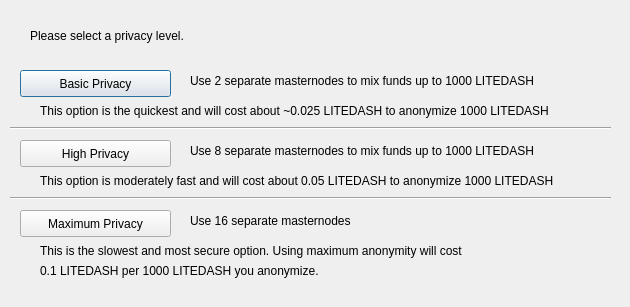
<?xml version="1.0" encoding="UTF-8"?>
<ui version="4.0">
 <class>DarksendConfig</class>
 <widget class="QDialog" name="DarksendConfig">
  <property name="geometry">
   <rect>
    <x>0</x>
    <y>0</y>
    <width>630</width>
    <height>307</height>
   </rect>
  </property>
  <property name="windowTitle">
   <string>Configure Darksend</string>
  </property>
  <widget class="QPushButton" name="buttonBasic">
   <property name="geometry">
    <rect>
     <x>20</x>
     <y>70</y>
     <width>151</width>
     <height>27</height>
    </rect>
   </property>
   <property name="text">
    <string>Basic Privacy</string>
   </property>
  </widget>
  <widget class="QPushButton" name="buttonHigh">
   <property name="geometry">
    <rect>
     <x>20</x>
     <y>140</y>
     <width>151</width>
     <height>27</height>
    </rect>
   </property>
   <property name="text">
    <string>High Privacy</string>
   </property>
  </widget>
  <widget class="QPushButton" name="buttonMax">
   <property name="geometry">
    <rect>
     <x>20</x>
     <y>210</y>
     <width>151</width>
     <height>27</height>
    </rect>
   </property>
   <property name="text">
    <string>Maximum Privacy</string>
   </property>
  </widget>
  <widget class="QLabel" name="label">
   <property name="geometry">
    <rect>
     <x>30</x>
     <y>20</y>
     <width>571</width>
     <height>31</height>
    </rect>
   </property>
   <property name="text">
    <string>Please select a privacy level.</string>
   </property>
  </widget>
  <widget class="QLabel" name="label_2">
   <property name="geometry">
    <rect>
     <x>190</x>
     <y>70</y>
     <width>421</width>
     <height>21</height>
    </rect>
   </property>
   <property name="text">
    <string>Use 2 separate masternodes to mix funds up to 1000 LITEDASH</string>
   </property>
  </widget>
  <widget class="QLabel" name="label_3">
   <property name="geometry">
    <rect>
     <x>190</x>
     <y>140</y>
     <width>411</width>
     <height>21</height>
    </rect>
   </property>
   <property name="text">
    <string>Use 8 separate masternodes to mix funds up to 1000 LITEDASH</string>
   </property>
  </widget>
  <widget class="QLabel" name="label_4">
   <property name="geometry">
    <rect>
     <x>190</x>
     <y>210</y>
     <width>421</width>
     <height>21</height>
    </rect>
   </property>
   <property name="text">
    <string>Use 16 separate masternodes</string>
   </property>
  </widget>
  <widget class="QLabel" name="label_6">
   <property name="geometry">
    <rect>
     <x>40</x>
     <y>100</y>
     <width>561</width>
     <height>21</height>
    </rect>
   </property>
   <property name="text">
    <string>This option is the quickest and will cost about ~0.025 LITEDASH to anonymize 1000 LITEDASH</string>
   </property>
  </widget>
  <widget class="QLabel" name="label_7">
   <property name="geometry">
    <rect>
     <x>40</x>
     <y>170</y>
     <width>561</width>
     <height>21</height>
    </rect>
   </property>
   <property name="text">
    <string>This option is moderately fast and will cost about 0.05 LITEDASH to anonymize 1000 LITEDASH</string>
   </property>
  </widget>
  <widget class="QLabel" name="label_8">
   <property name="geometry">
    <rect>
     <x>40</x>
     <y>240</y>
     <width>561</width>
     <height>21</height>
    </rect>
   </property>
   <property name="text">
    <string>This is the slowest and most secure option. Using maximum anonymity will cost</string>
   </property>
  </widget>
  <widget class="QLabel" name="label_9">
   <property name="geometry">
    <rect>
     <x>40</x>
     <y>260</y>
     <width>561</width>
     <height>21</height>
    </rect>
   </property>
   <property name="text">
    <string>0.1 LITEDASH per 1000 LITEDASH you anonymize.</string>
   </property>
  </widget>
  <widget class="Line" name="line">
   <property name="geometry">
    <rect>
     <x>10</x>
     <y>120</y>
     <width>601</width>
     <height>16</height>
    </rect>
   </property>
   <property name="orientation">
    <enum>Qt::Horizontal</enum>
   </property>
  </widget>
  <widget class="Line" name="line_2">
   <property name="geometry">
    <rect>
     <x>10</x>
     <y>190</y>
     <width>601</width>
     <height>16</height>
    </rect>
   </property>
   <property name="orientation">
    <enum>Qt::Horizontal</enum>
   </property>
  </widget>
 </widget>
 <resources/>
 <connections/>
</ui>
